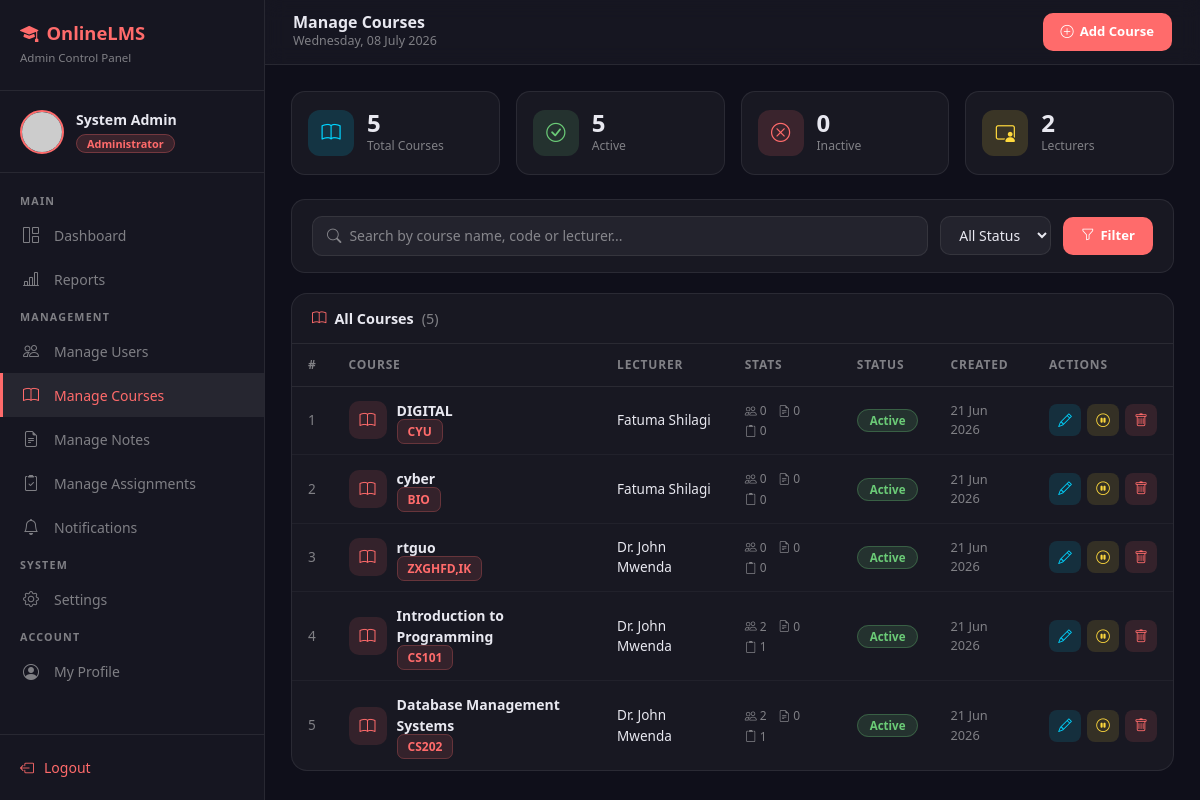
The page /admin/manage_courses.php (signed in) on the database its author committed.
### tables this page shows
CREATE TABLE `courses` (
  `id` int(11) NOT NULL,
  `course_code` varchar(20) NOT NULL,
  `course_name` varchar(150) NOT NULL,
  `description` text DEFAULT NULL,
  `lecturer_id` int(11) NOT NULL,
  `status` enum('active','inactive') DEFAULT 'active',
  `created_at` timestamp NOT NULL DEFAULT current_timestamp(),
  `updated_at` timestamp NOT NULL DEFAULT current_timestamp() ON UPDATE current_timestamp()
);

CREATE TABLE `users` (
  `id` int(11) NOT NULL,
  `name` varchar(100) NOT NULL,
  `email` varchar(150) NOT NULL,
  `password` varchar(255) NOT NULL,
  `role` enum('admin','lecturer','student') NOT NULL DEFAULT 'student',
  `profile_picture` varchar(255) DEFAULT 'profile-default.png',
  `phone` varchar(20) DEFAULT NULL,
  `status` enum('active','inactive','suspended') DEFAULT 'active',
  `created_at` timestamp NOT NULL DEFAULT current_timestamp(),
  `updated_at` timestamp NOT NULL DEFAULT current_timestamp() ON UPDATE current_timestamp()
);

### admin/manage_courses.php (the view, shortened to what this page needs)
<?php
require_once '../includes/db_connection.php';
$admin_id   = $_SESSION['user_id'];
$admin_name = $_SESSION['user_name'];
$search     = isset($_GET['search']) ? trim(mysqli_real_escape_string($conn, $_GET['search'])) : '';
$page       = isset($_GET['page']) && is_numeric($_GET['page']) ? intval($_GET['page']) : 1;
$per_page   = 8;
$offset     = ($page - 1) * $per_page;
$where = "WHERE 1=1";
$total_rows = mysqli_fetch_assoc(
    mysqli_query($conn, "SELECT COUNT(*) as total FROM courses c
                          INNER JOIN users u ON c.lecturer_id = u.id $where")
)['total'];
$courses = mysqli_query($conn,
    "SELECT c.*, u.name AS lecturer_name,
            (SELECT COUNT(*) FROM course_enrollments WHERE course_id = c.id AND status = 'enrolled') AS students,
            (SELECT COUNT(*) FROM notes WHERE course_id = c.id AND status = 'active') AS notes_count,
            (SELECT COUNT(*) FROM assignments WHERE course_id = c.id AND status = 'active') AS assign_count
     FROM courses c
     INNER JOIN users u ON c.lecturer_id = u.id
     $where
     ORDER BY c.created_at DESC
     LIMIT $per_page OFFSET $offset"
);
$lecturers = mysqli_query($conn,
    "SELECT id, name FROM users WHERE role = 'lecturer' AND status = 'active' ORDER BY name ASC"
);
$lecturers_arr = [];
while ($l = mysqli_fetch_assoc($lecturers)) {
    $lecturers_arr[] = $l;
}
$total_courses  = mysqli_fetch_assoc(mysqli_query($conn, "SELECT COUNT(*) as t FROM courses"))['t'];
$active_courses = mysqli_fetch_assoc(mysqli_query($conn, "SELECT COUNT(*) as t FROM courses WHERE status='active'"))['t'];
$inactive_courses = $total_courses - $active_courses;
?>
<!DOCTYPE html>
<html lang="en">
<head>
    <link rel="stylesheet" href="https://cdn.jsdelivr.net/npm/bootstrap@5.3.0/dist/css/bootstrap.min.css">
    <link rel="stylesheet" href="https://cdn.jsdelivr.net/npm/bootstrap-icons@1.10.5/font/bootstrap-icons.css">
</head>
<body>
<aside class="sidebar" id="sidebar">
    <div class="sidebar-brand">
        <h5><i class="bi bi-mortarboard-fill me-2"></i>OnlineLMS</h5>
        <span>Admin Control Panel</span>
    </div>
    <div class="sidebar-profile">
        <?php $admin = mysqli_fetch_assoc(mysqli_query($conn, "SELECT * FROM users WHERE id = '$admin_id'")); ?>
        <img src="../uploads/profiles/<?= htmlspecialchars($admin['profile_picture']) ?>"
             onerror="this.src='https://ui-avatars.com/api/?name=<?= urlencode($admin_name) ?>&background=ff6b6b&color=fff&size=44'"
             alt="Admin">
        <div>
            <div class="name"><?= htmlspecialchars($admin_name) ?></div>
            <span class="role-badge">Administrator</span>
        </div>
    </div>
    <nav class="sidebar-nav">
        <div class="nav-section">Main</div>
        <a href="dashboard.php"><i class="bi bi-grid-1x2"></i> Dashboard</a>
        <a href="reports.php"><i class="bi bi-bar-chart-line"></i> Reports</a>
        <div class="nav-section">Management</div>
        <a href="manage_users.php"><i class="bi bi-people"></i> Manage Users</a>
        <a href="manage_courses.php" class="active"><i class="bi bi-book"></i> Manage Courses</a>
        <a href="manage_notes.php"><i class="bi bi-file-earmark-text"></i> Manage Notes</a>
        <a href="manage_assignments.php"><i class="bi bi-clipboard2-check"></i> Manage Assignments</a>
        <a href="manage_notifications.php"><i class="bi bi-bell"></i> Notifications</a>
        <div class="nav-section">System</div>
        <a href="settings.php"><i class="bi bi-gear"></i> Settings</a>
        <div class="nav-section">Account</div>
        <a href="profile.php"><i class="bi bi-person-circle"></i> My Profile</a>
    </nav>
    <div class="sidebar-footer">
        <a href="../logout.php" onclick="return confirm('Logout?')">
            <i class="bi bi-box-arrow-left"></i> Logout
        </a>
    </div>
</aside>
<div class="main-content">
    <div class="topbar">
        <div class="d-flex align-items-center gap-3">
            <div class="topbar-left">
                <h6>Manage Courses</h6>
                <p><?= date('l, d F Y') ?></p>
            </div>
        </div>
        <div class="topbar-right">
            <button class="btn-add" data-bs-toggle="modal" data-bs-target="#addCourseModal">
                <i class="bi bi-plus-circle"></i> Add Course
            </button>
        </div>
    </div>
    <div class="page-body">
        <div class="row g-3 mb-4">
            <div class="col-6 col-md-3">
                <div class="stat-card">
                    <div class="stat-icon si-blue"><i class="bi bi-book"></i></div>
                    <div class="stat-info">
                        <h4><?= $total_courses ?></h4>
                        <p>Total Courses</p>
                    </div>
                </div>
            </div>
            <div class="col-6 col-md-3">
                <div class="stat-card">
                    <div class="stat-icon si-green"><i class="bi bi-check-circle"></i></div>
                    <div class="stat-info">
                        <h4><?= $active_courses ?></h4>
                        <p>Active</p>
                    </div>
                </div>
            </div>
            <div class="col-6 col-md-3">
                <div class="stat-card">
                    <div class="stat-icon si-red"><i class="bi bi-x-circle"></i></div>
                    <div class="stat-info">
                        <h4><?= $inactive_courses ?></h4>
                        <p>Inactive</p>
                    </div>
                </div>
            </div>
            <div class="col-6 col-md-3">
                <div class="stat-card">
                    <div class="stat-icon si-yellow"><i class="bi bi-person-video3"></i></div>
                    <div class="stat-info">
                        <h4><?= count($lecturers_arr) ?></h4>
                        <p>Lecturers</p>
                    </div>
                </div>
            </div>
        </div>
        <form method="GET" action="">
            <div class="filter-bar">
                <div class="search-box">
                    <i class="bi bi-search"></i>
                    <input type="text"
                           name="search"
                           placeholder="Search by course name, code or lecturer..."
                           value="<?= htmlspecialchars($search) ?>">
                </div>
                <select name="status" class="filter-select">
                    <option value="">All Status</option>
                </select>
                <button type="submit" class="btn-filter">
                    <i class="bi bi-funnel"></i> Filter
                </button>
            </div>
        </form>
        <div class="table-card">
            <div class="table-header">
                <h6>
                    <i class="bi bi-book" style="color:var(--accent)"></i>
                    All Courses
                    <span style="color:var(--muted); font-weight:400;">(<?= $total_rows ?>)</span>
                </h6>
            </div>
            <div class="table-responsive">
                <table>
                    <thead>
                        <tr>
                            <th>#</th>
                            <th>Course</th>
                            <th>Lecturer</th>
                            <th>Stats</th>
                            <th>Status</th>
                            <th>Created</th>
                            <th>Actions</th>
                        </tr>
                    </thead>
                    <tbody>
                        <?php if (mysqli_num_rows($courses) > 0): ?>
                            <?php $sn = $offset + 1; while ($course = mysqli_fetch_assoc($courses)): ?>
                                <tr>
                                    <td style="color:var(--muted)"><?= $sn++ ?></td>
                                    <td>
                                        <div style="display:flex; align-items:center; gap:10px;">
                                            <div style="width:38px; height:38px; border-radius:10px;
                                                        background:rgba(255,107,107,0.12);
                                                        display:flex; align-items:center; justify-content:center;
                                                        color:var(--accent); font-size:1rem; flex-shrink:0;">
                                                <i class="bi bi-book"></i>
                                            </div>
                                            <div>
                                                <div style="font-weight:600; font-size:0.875rem;">
                                                    <?= htmlspecialchars($course['course_name']) ?>
                                                </div>
                                                <span class="course-code-badge">
                                                    <?= htmlspecialchars($course['course_code']) ?>
                                                </span>
                                            </div>
                                        </div>
                                    </td>
                                    <td>
                                        <div style="font-size:0.845rem; font-weight:500;">
                                            <?= htmlspecialchars($course['lecturer_name']) ?>
                                        </div>
                                    </td>
                                    <td>
                                        <span class="mini-stat">
                                            <i class="bi bi-people"></i><?= $course['students'] ?>
                                        </span>
                                        <span class="mini-stat">
                                            <i class="bi bi-file-earmark-text"></i><?= $course['notes_count'] ?>
                                        </span>
                                        <span class="mini-stat">
                                            <i class="bi bi-clipboard2"></i><?= $course['assign_count'] ?>
                                        </span>
                                    </td>
                                    <td>
                                        <span class="status-badge <?= $course['status'] === 'active' ? 'status-active' : 'status-inactive' ?>">
                                            <?= ucfirst($course['status']) ?>
                                        </span>
                                    </td>
                                    <td style="color:var(--muted); font-size:0.8rem;">
                                        <?= date('d M Y', strtotime($course['created_at'])) ?>
                                    </td>
                                    <td>
                                        <div class="action-btns">
                                            <button class="btn-icon btn-edit"
                                                    title="Edit"
                                                    onclick="openEditModal(
                                                        <?= $course['id'] ?>,
                                                        '<?= addslashes($course['course_code']) ?>',
                                                        '<?= addslashes($course['course_name']) ?>',
                                                        '<?= addslashes($course['description']) ?>',
                                                        <?= $course['lecturer_id'] ?>,
                                                        '<?= $course['status'] ?>'
                                                    )">
                                                <i class="bi bi-pencil"></i>
                                            </button>
                                            <a href="manage_courses.php?toggle=<?= $course['id'] ?><?= $search ? '&search='.$search : '' ?>"
                                               class="btn-icon btn-toggle"
                                               title="<?= $course['status'] === 'active' ? 'Deactivate' : 'Activate' ?>"
                                               onclick="return confirm('Change course status?')">
                                                <i class="bi bi-<?= $course['status'] === 'active' ? 'pause-circle' : 'play-circle' ?>"></i>
                                            </a>
                                            <a href="manage_courses.php?delete=<?= $course['id'] ?><?= $search ? '&search='.$search : '' ?>"
                                               class="btn-icon btn-delete"
                                               title="Delete"
                                               onclick="return confirm('Delete this course? This will also remove all enrollments, notes and assignments.')">
                                                <i class="bi bi-trash"></i>
                                            </a>
                                        </div>
                                    </td>
                                </tr>
                            <?php endwhile; ?>
                        <?php endif; ?>
                    </tbody>
                </table>
            </div>
        </div>
    </div>
</div>
</body>
</html>

### rows shown on the page
courses: course_name "DIGITAL", course_code "CYU", lecturer.name "Fatuma Shilagi", students "0", notes_count "0", assign_count "0", status "Active", created_at "21 Jun 2026"
courses: course_name "cyber", course_code "BIO", lecturer.name "Fatuma Shilagi", students "0", notes_count "0", assign_count "0", status "Active", created_at "21 Jun 2026"
courses: course_name "rtguo", course_code "ZXGHFD,IK", lecturer.name "Dr. John Mwenda", students "0", notes_count "0", assign_count "0", status "Active", created_at "21 Jun 2026"
courses: course_name "Introduction to Programming", course_code "CS101", lecturer.name "Dr. John Mwenda", students "2", notes_count "0", assign_count "1", status "Active", created_at "21 Jun 2026"
courses: course_name "Database Management Systems", course_code "CS202", lecturer.name "Dr. John Mwenda", students "2", notes_count "0", assign_count "1", status "Active", created_at "21 Jun 2026"

### other values the page prints
$admin_name "System Admin"
$total_courses "5"
$active_courses "5"
$inactive_courses "0"
count($lecturers_arr) "2"
$total_rows "5"
